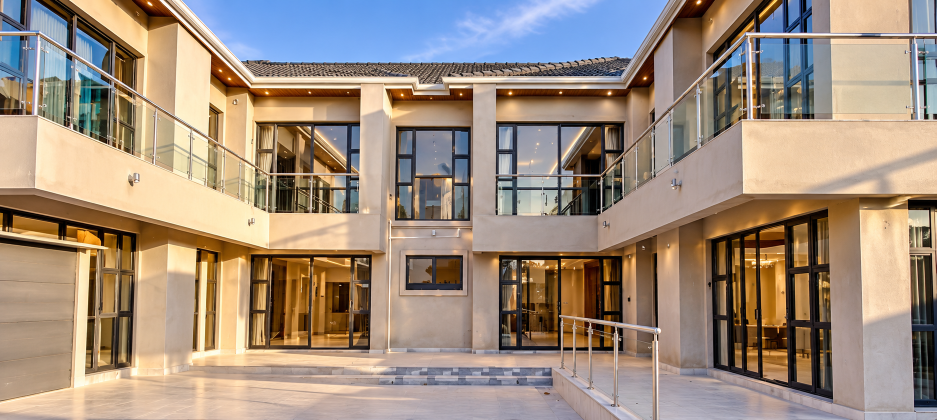
#> input picture source-images/hero-courtyard.png, 1873 x 840 px, found by its file name (shown at 1/2 size); its folder holds 2 pictures in this run
$ python optimize-images.py
#> lines starting #> are read from the running program, lines starting #| are printed output that depends on the picture
"""Generate responsive WebP variants for every image in public/ngenaz and write src/lib/image-manifest.json.
Run once after adding images:  python3 scripts/optimize-images.py   (needs Pillow)
Hero originals (PNG) live in source-images/ and are NOT deployed."""
import json, os, glob
from PIL import Image
PUB = "public"
manifest = {}

def variants(img, out_base, widths, quality):
    res = []
    for w in widths:
        if w >= img.width: continue
        h = round(img.height * w / img.width)
        p = f"{out_base}-{w}.webp"
        img.resize((w, h), Image.LANCZOS).save(p, "WEBP", quality=quality, method=6)
        res.append((w, "/" + p[len(PUB) + 1:]))
    return res

# Heroes: PNG (2.2 MB) -> WebP at 640 / 1024 / 1600
for name in ["hero-courtyard", "hero-side"]:
    im = Image.open(f"source-images/{name}.png").convert("RGB")
#> im is the input picture: PIL image 1873x840 RGB; mean R, G, B 159.5, 141.9, 126.4
    base = f"{PUB}/ngenaz/{name}"
    full = im.resize((1600, round(im.height * 1600 / im.width)), Image.LANCZOS)
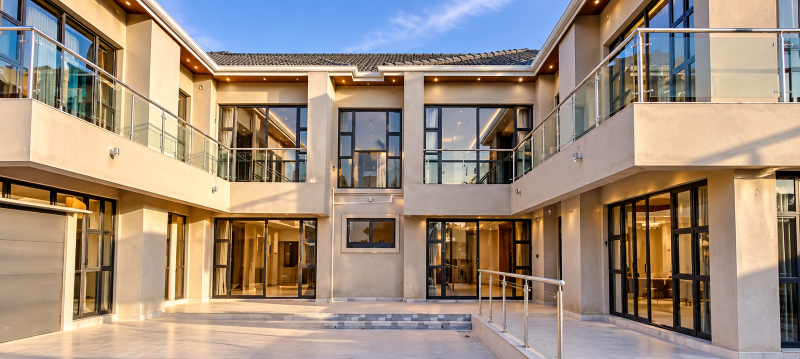
#> full: PIL image 1600x718 RGB (shown at 1/2 size); mean R, G, B 159.5, 141.9, 126.4
    full.save(base + ".webp", "WEBP", quality=78, method=6)
    vs = variants(im, base, [640, 1024], 76) + [(1600, f"/ngenaz/{name}.webp")]
#> the loop in variants, `for w in widths:` made 2 passes
#> pass 1, in variants, `img.resize((w, h), Image.LANCZOS).save(p, "WEBP", quality=quality, met..`:
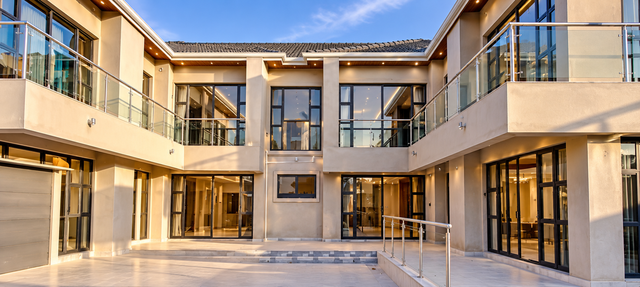
#> saved as hero-courtyard-640.webp: PIL image 640x287 RGB; mean R, G, B 159.5, 141.9, 126.5
#> pass 2, in variants, `img.resize((w, h), Image.LANCZOS).save(p, "WEBP", quality=quality, met..`:
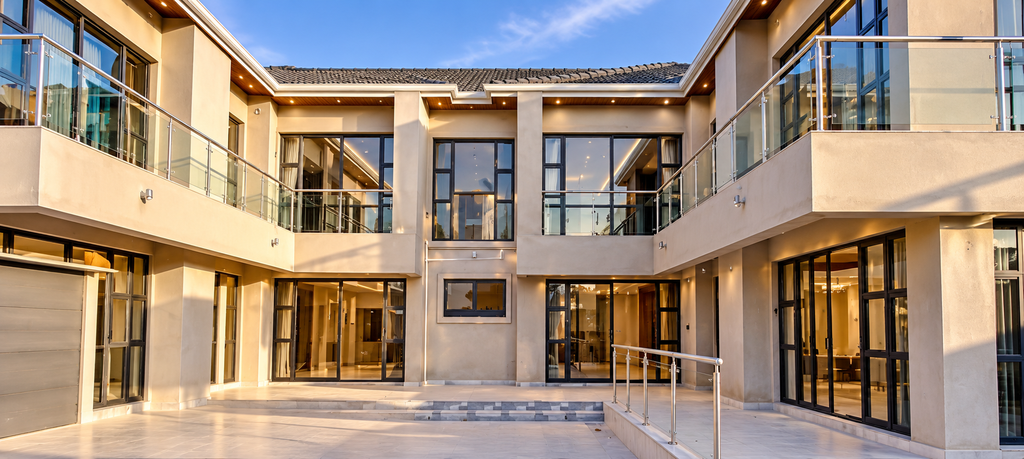
#> saved as hero-courtyard-1024.webp: PIL image 1024x459 RGB; mean R, G, B 159.5, 141.9, 126.5
#> after the loop in variants, `for w in widths:`: res = [(640, '/ngenaz/hero-courtyard-640.webp'), (1024, '/ngenaz/hero-courtyard-1024.webp')]
#> vs = [(640, '/ngenaz/hero-courtyard-640.webp'), (1024, '/ngenaz/hero-courtyard-1024.webp'), (1600, '/ngenaz/hero-courtyard.webp')]
    manifest[f"/ngenaz/{name}.webp"] = {"w": full.width, "h": full.height, "set": vs}
#> pass 2 of the loop `for name in ["hero-courtyard", "hero-side"]:`:
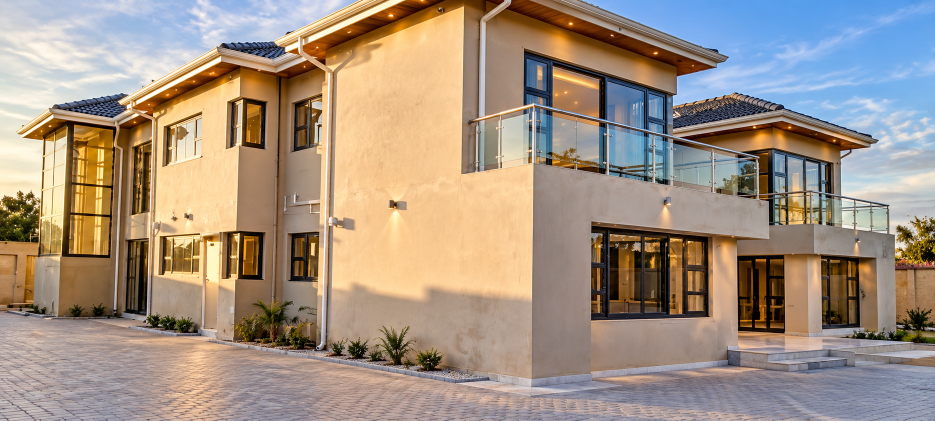
#> input picture source-images/hero-side.png, 1870 x 841 px, found by its file name (shown at 1/2 size)
#> im is the input picture: PIL image 1870x841 RGB; mean R, G, B 162.8, 146.5, 131.1
#> full: PIL image 1600x720 RGB
#> the loop in variants (call 2), `for w in widths:` made 2 passes
#> pass 1, in variants (call 2), `img.resize((w, h), Image.LANCZOS).save(p, "WEBP", quality=quality, met..`:
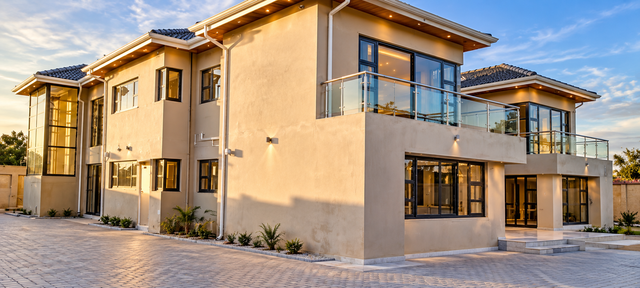
#> saved as hero-side-640.webp: PIL image 640x288 RGB; mean R, G, B 162.8, 146.5, 131.1
#> pass 2, in variants (call 2), `img.resize((w, h), Image.LANCZOS).save(p, "WEBP", quality=quality, met..`:
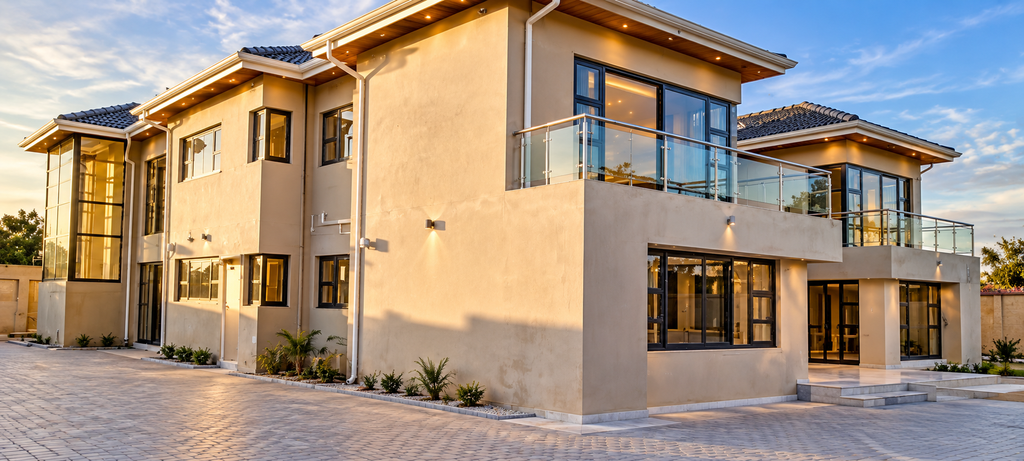
#> saved as hero-side-1024.webp: PIL image 1024x461 RGB; mean R, G, B 162.8, 146.5, 131.1
#> after the loop in variants (call 2), `for w in widths:`: res = [(640, '/ngenaz/hero-side-640.webp'), (1024, '/ngenaz/hero-side-1024.webp')]
#> vs = [(640, '/ngenaz/hero-side-640.webp'), (1024, '/ngenaz/hero-side-1024.webp'), (1600, '/ngenaz/hero-side.webp')]

# Work photos: add 480 / 800 wide versions next to the existing (<=1280) file
for f in sorted(glob.glob(f"{PUB}/ngenaz/work/*.webp")):
    if os.path.basename(f)[:-5].rsplit("-", 1)[-1].isdigit() and "-" in os.path.basename(f)[16:]: continue  # skip generated variants
    im = Image.open(f).convert("RGB")
    base = f[:-5]
    vs = variants(im, base, [480, 800], 74) + [(im.width, "/" + f[len(PUB) + 1:])]
    manifest["/" + f[len(PUB) + 1:]] = {"w": im.width, "h": im.height, "set": vs}

json.dump(manifest, open("src/lib/image-manifest.json", "w"), indent=1)
print(len(manifest), "images in manifest")
#| 2 images in manifest
